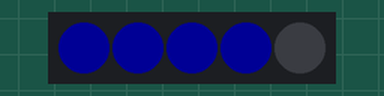
This sketch was run on a simulated Arduino Uno, built with avr-gcc and run on an emulated ATmega328P. Shown: 5 RGB LEDs in strip order, left to right. Dim RGB values are drawn brighter than linear.

Above: at 0.15 s.
At 18.25 s:
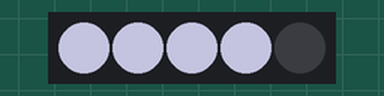
At 39.68 s:
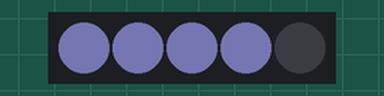
Timing chart, 0 to 40.0 s (numbered marks = the images above):
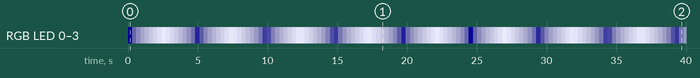

Measured:
- by itself, RGB LED 0–3: off → RGB(0, 0, 20) at 0.00 s, → RGB(29, 29, 49) 0.30 s later, → RGB(58, 58, 78) 0.30 s later, → RGB(87, 87, 107) 0.30 s later, … (133 changes in this stretch)

The sketch:

starLordBlaster.ino
```cpp
// Simple NeoPixel test.  Lights just a few pixels at a time so a
// 1m strip can safely be powered from Arduino 5V pin.  Arduino
// may nonetheless hiccup when LEDs are first connected and not
// accept code.  So upload code first, unplug USB, connect pixels
// to GND FIRST, then +5V and digital pin 6, then re-plug USB.
// A working strip will show a few pixels moving down the line,
// cycling between red, green and blue.  If you get no response,
// might be connected to wrong end of strip (the end wires, if
// any, are no indication -- look instead for the data direction
// arrows printed on the strip).

#include <Adafruit_NeoPixel.h>

#define PIN 4
#define N_LEDS 5

Adafruit_NeoPixel strip = Adafruit_NeoPixel(N_LEDS, PIN, NEO_GRB + NEO_KHZ800);

void setup() {
  strip.begin();
}

void loop() {
  pulse();
}


void pulse(){

    for(int i=20; i<255; i++) {

      for(int j=0; j < N_LEDS-1; j++){
        strip.setPixelColor(j, strip.Color(i-20, i-20, i));

      }
      strip.show();
      delay(10);
  }
   for(int i=255; i>20; i--) {
      for(int j=0; j < N_LEDS-1; j++){
        strip.setPixelColor(j, strip.Color(i-20, i-20, i));
      }
      strip.show();
      delay(10);
  }
}
```
